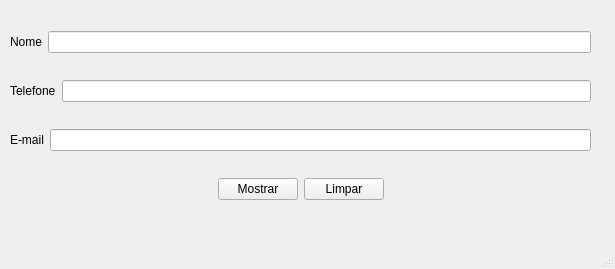
<?xml version="1.0" encoding="UTF-8"?>
<ui version="4.0">
 <class>MainWindow</class>
 <widget class="QMainWindow" name="MainWindow">
  <property name="geometry">
   <rect>
    <x>0</x>
    <y>0</y>
    <width>615</width>
    <height>269</height>
   </rect>
  </property>
  <property name="windowTitle">
   <string>MainWindow</string>
  </property>
  <widget class="QWidget" name="centralwidget">
   <widget class="QWidget" name="">
    <property name="geometry">
     <rect>
      <x>10</x>
      <y>10</y>
      <width>581</width>
      <height>211</height>
     </rect>
    </property>
    <layout class="QVBoxLayout" name="verticalLayout">
     <item>
      <layout class="QHBoxLayout" name="horizontalLayout">
       <item>
        <widget class="QLabel" name="label">
         <property name="text">
          <string>Nome</string>
         </property>
        </widget>
       </item>
       <item>
        <widget class="QLineEdit" name="txtNome"/>
       </item>
      </layout>
     </item>
     <item>
      <layout class="QHBoxLayout" name="horizontalLayout_2">
       <item>
        <widget class="QLabel" name="label_2">
         <property name="text">
          <string>Telefone</string>
         </property>
        </widget>
       </item>
       <item>
        <widget class="QLineEdit" name="txtTel"/>
       </item>
      </layout>
     </item>
     <item>
      <layout class="QHBoxLayout" name="horizontalLayout_3">
       <item>
        <widget class="QLabel" name="label_3">
         <property name="text">
          <string>E-mail</string>
         </property>
        </widget>
       </item>
       <item>
        <widget class="QLineEdit" name="txtMail"/>
       </item>
      </layout>
     </item>
     <item>
      <layout class="QHBoxLayout" name="horizontalLayout_4">
       <item>
        <spacer name="horizontalSpacer">
         <property name="orientation">
          <enum>Qt::Horizontal</enum>
         </property>
         <property name="sizeHint" stdset="0">
          <size>
           <width>40</width>
           <height>20</height>
          </size>
         </property>
        </spacer>
       </item>
       <item>
        <widget class="QPushButton" name="pushButton_4">
         <property name="text">
          <string>Mostrar</string>
         </property>
        </widget>
       </item>
       <item>
        <widget class="QPushButton" name="pushButton_5">
         <property name="text">
          <string>Limpar</string>
         </property>
        </widget>
       </item>
       <item>
        <spacer name="horizontalSpacer_2">
         <property name="orientation">
          <enum>Qt::Horizontal</enum>
         </property>
         <property name="sizeHint" stdset="0">
          <size>
           <width>40</width>
           <height>20</height>
          </size>
         </property>
        </spacer>
       </item>
      </layout>
     </item>
    </layout>
   </widget>
  </widget>
  <widget class="QMenuBar" name="menubar">
   <property name="geometry">
    <rect>
     <x>0</x>
     <y>0</y>
     <width>615</width>
     <height>22</height>
    </rect>
   </property>
  </widget>
  <widget class="QStatusBar" name="statusbar"/>
 </widget>
 <resources/>
 <connections/>
</ui>
